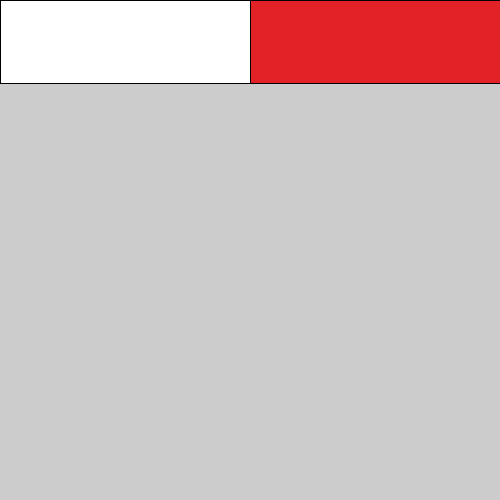
Frame 1 (no input)
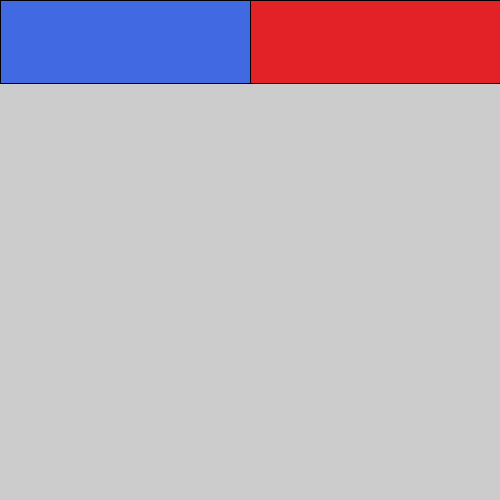
Frame 60 (the mouse pressed at the canvas centre just before this capture)
Frame 120 (the mouse held since frame 60 and released just before this capture): identical to frame 60, image omitted

The Processing sketch that drew these frames (run headless with seeded random() and noise(); from frame 60 on, the mouse is pressed at the canvas centre):

// Processing sketch: Life_display
// ── Life_display.pde
class life1{

void display(){
 rect(0,0,width/2,height/6);
 fill(227,34,39);
}

}

class life2{
  
void display(){
 rect(width/2,0,width/2,height/6);
 fill(65,105,225);
}

}

life1 lifep1;
life2 lifep2;

void setup(){
 size(500,500); 
 lifep1 = new life1();
 lifep2 = new life2();
}

void draw(){
  lifep1.display();
  lifep2.display();
}
